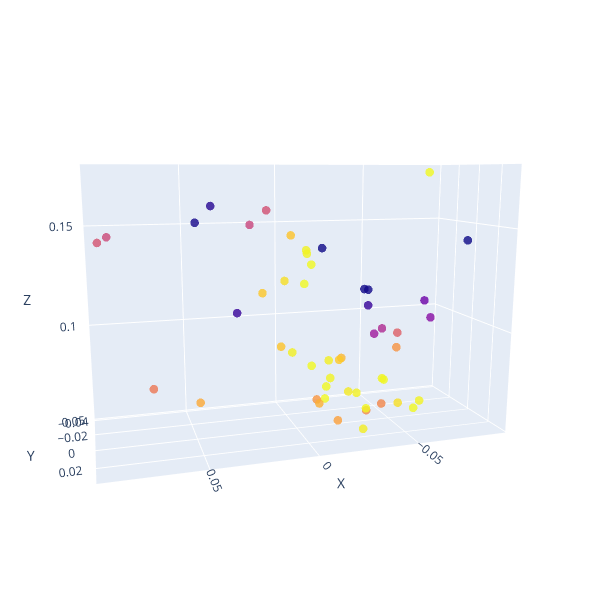

Write notebook code for a chart like this one.
### Code cell
# Sampled points, shape: (N, 3)
fig = go.Figure(data=[go.Scatter3d(
    x=x_train[:,0],y=x_train[:,1],z=x_train[:,2], mode='markers', marker=dict( size=5, color=y_train, colorscale='plasma',opacity=0.8 ) )])

fig.update_layout(
    scene=dict(xaxis_title='X', yaxis_title='Y', zaxis_title='Z',camera=dict(eye=dict(x=0.75, y=2.5, z=0.5)) ),
    width=600, height=600, margin=dict(r=30, b=20, l=20, t=20) )
fig.show()
